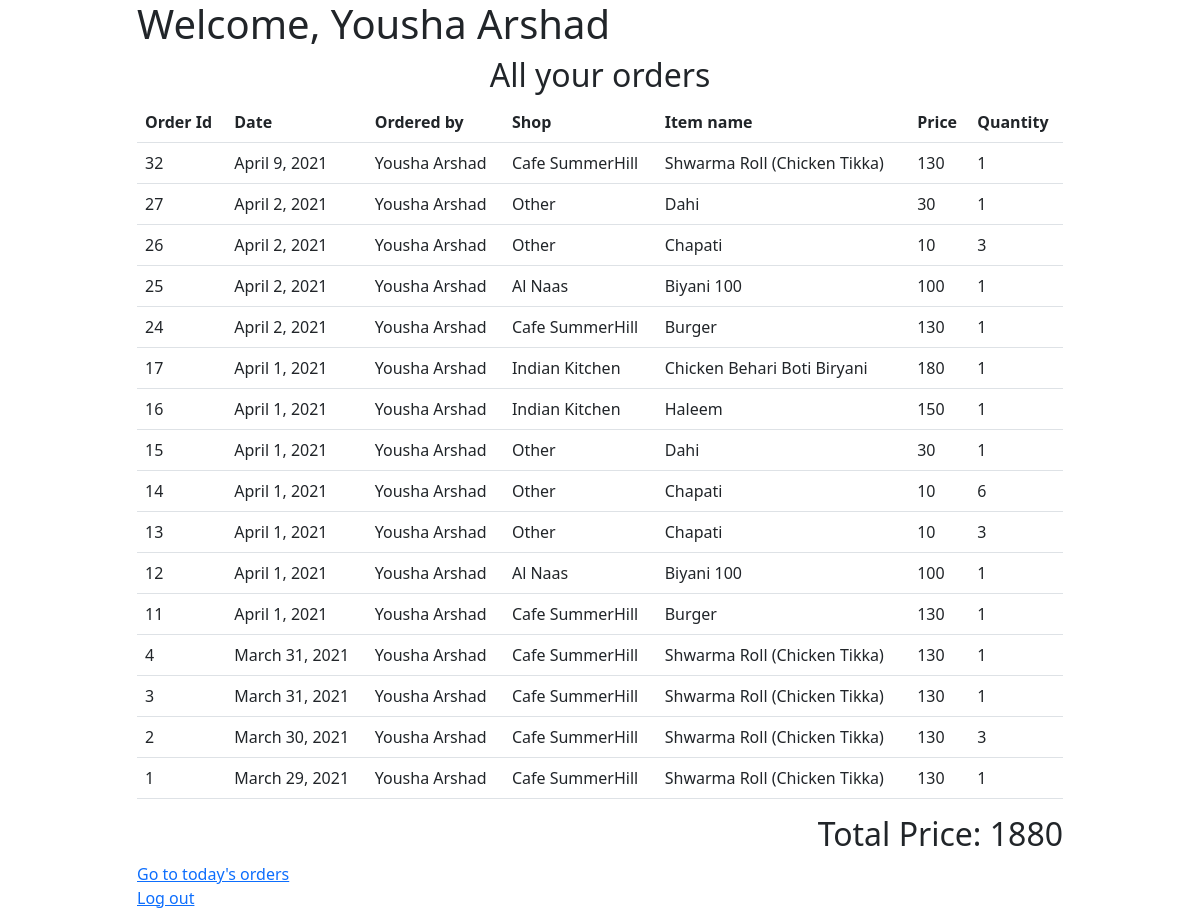
The page /khana/all_my_orders (signed in) on the database as committed earlier.
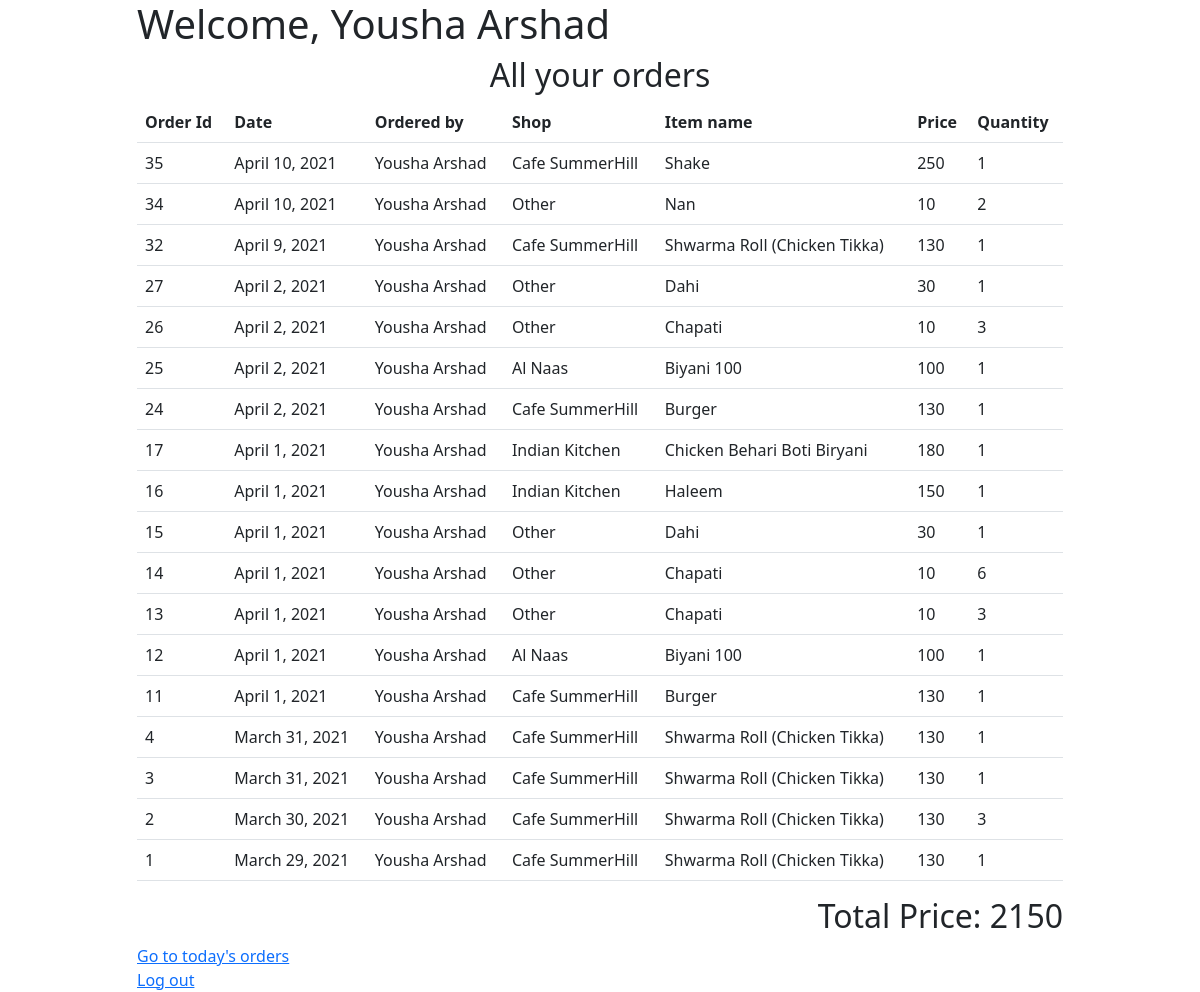
The same page on the database as committed later.
### khana/models.py (models this page shows, shortened)
class Order(models.Model):
    quantity = models.IntegerField()
    date_id = models.ForeignKey(Date, on_delete=models.CASCADE, related_name="dates")
    user_id = models.ForeignKey(User, on_delete=models.CASCADE, related_name="users")
    item_id = models.ForeignKey(FoodItem, on_delete=models.DO_NOTHING, related_name="foods")

class Date(models.Model):
    date = models.DateField()

class FoodItem(models.Model):
    name = models.CharField(max_length=64)
    price = models.IntegerField()
    shop = models.ForeignKey(Shop, on_delete=models.CASCADE, related_name="shops")

class Shop(models.Model):
    name = models.CharField(max_length=64)
    def __str__(self):
        return f'{self.name}'

### khana/views.py (the view)
# urls.py: path('all_my_orders', views.all_my_orders, name='all_my_orders'),
def all_my_orders(request):
    if not request.user.is_authenticated:
        return HttpResponseRedirect(reverse('login'))
    my_orders = Order.objects.filter(user_id=request.user.id)
    sum_price = sum(o.item_id.price * o.quantity for o in my_orders)
    return render(request, 'khana/all.html', {
        'orders': my_orders.order_by('-pk'),
        'sum': sum_price,
    })

### khana/templates/khana/all.html
{% extends "khana/layout.html" %}
{% load khana_square %}
{% block body %}
    <h1>Welcome, {{ request.user.first_name }} {{ request.user.last_name }}</h1>
    {% if orders %}
        <h2 class="text-center">All your orders</h2>
            <table class="table">
                <tr>
                    <th>Order Id</th>
                    <th>Date</th>
                    <th>Ordered by</th>
                    <th>Shop</th>
                    <th>Item name</th>
                    <th>Price</th>
                    <th>Quantity</th>
                </tr>
                {% for order in orders %}
                <tr>
                    <td>{{ order.id }}</td>
                    <td>{{ order.date_id.date }}</td>
                    <td>{{ order.user_id.first_name }} {{ order.user_id.last_name }}</td>
                    <td>{{ order.item_id.shop }}</td>
                    <td>{{ order.item_id.name }}</td>
                    <td>{{ order.item_id.price }}</td>
                    <td>{{ order.quantity }}</td>
                </tr>
                {% endfor %}
            </table>
    <h2 style="text-align: right">Total Price: {{ sum }}</h2>
    {% else %}
    <h1>NO ORDERS YET!</h1>
    {% endif %}
        <a href="{% url 'todays_orders' %}">Go to today's orders</a>
    <br>
    <a href="{% url 'logout' %}">Log out</a>
{% endblock %}

### khana/templates/khana/layout.html (shortened to what this page needs)
{% load static %}
<!DOCTYPE html>
<html lang="en">
<head>
    <link href="{% static 'khana/bootstrap.min.css' %}" rel="stylesheet">
</head>
<body>
<div class="container">
    <div class="row">
        <div class="col-1"></div>
        <div class="col-10">
        {% block body %}
        {% endblock %}
        </div>
        <div class="col-1"></div>
    </div>
</div>
</body>
</html>

Rows that differ between the two databases and show on the page:
added Order: id "35", date_id "April 10, 2021", user_id.first_name "Yousha", user_id.last_name "Arshad", item_id.shop "Cafe SummerHill", item_id.name "Shake", item_id.price "250", quantity "1"
added Order: id "34", date_id "April 10, 2021", user_id.first_name "Yousha", user_id.last_name "Arshad", item_id.shop "Other", item_id.name "Nan", item_id.price "10", quantity "2"
Other text that changed with them:
{{ sum }}: "1880" → "2150"
